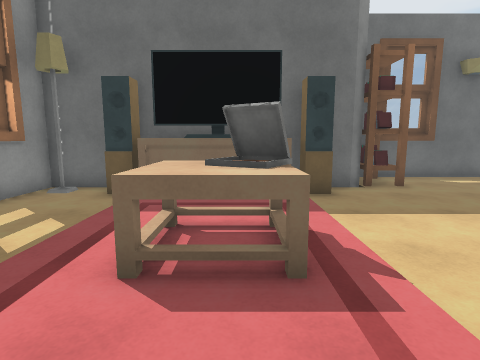
[1] (above)

13 first-person views from a walk through a scene from a Unity 3-D project. The camera is 1.5 m above the floor, tilts 8° down and sees 80° across. The floor is counted in squares, 1 m on a side. Each view is taken from the middle of a square. On the plan, view 1 faces up. The plan holds only what a view shows up to about 14 squares ahead; the rest is blank. Door leaves are left out, so doorways stand open. Some surface patterns are stand-ins.

[2]
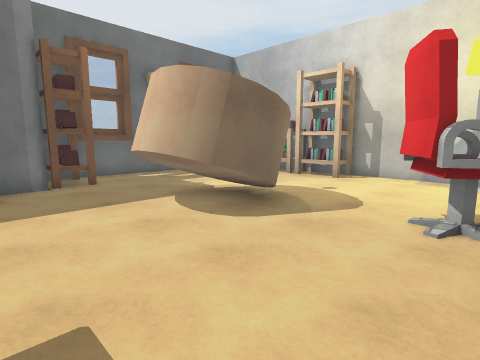

[3]
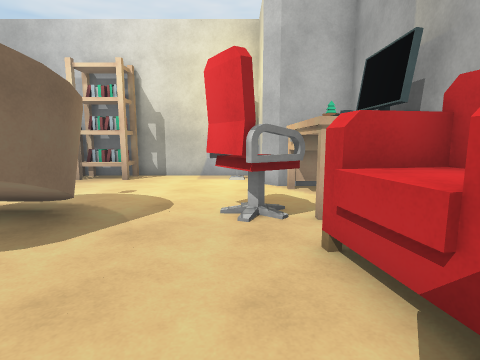

[4]
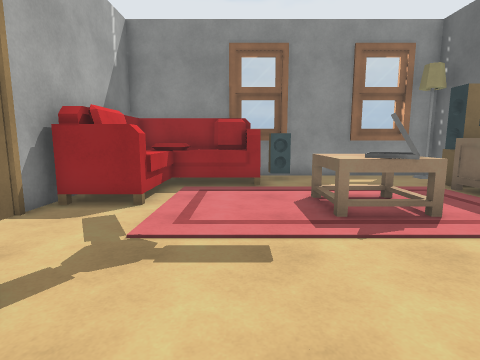

[5]
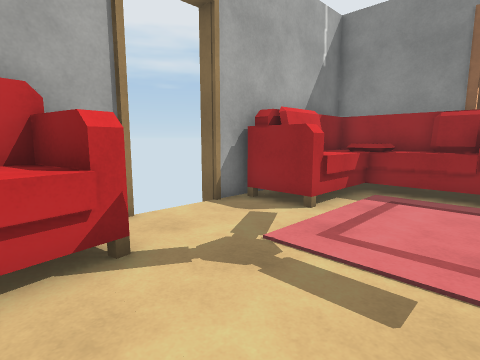

[6]
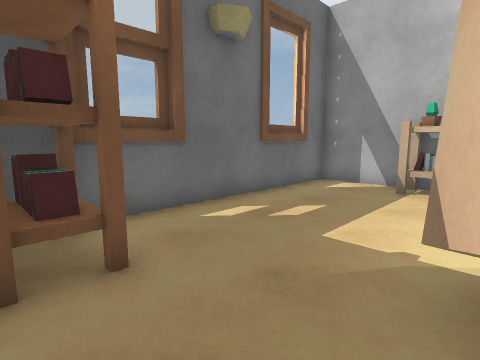

[7]
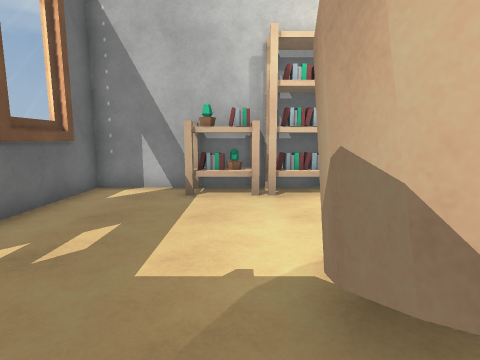

[8]
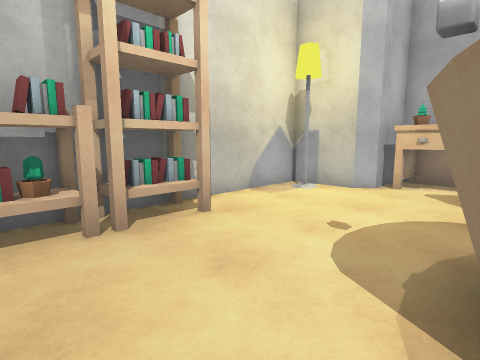

[9]
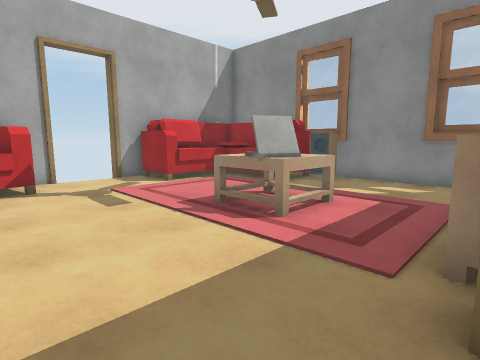

[10]
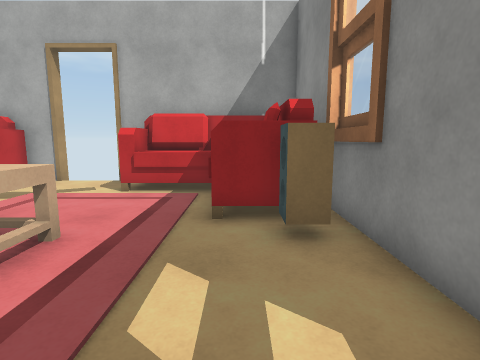

[11]
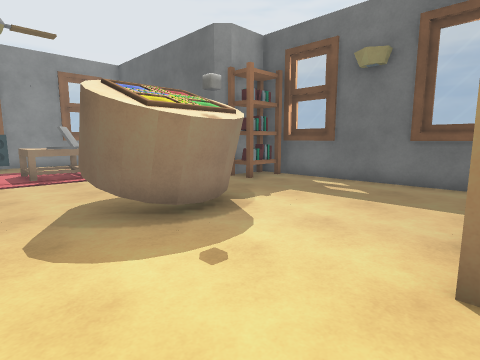

[12]
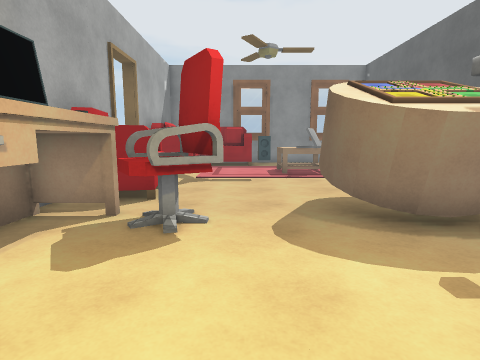

[13]
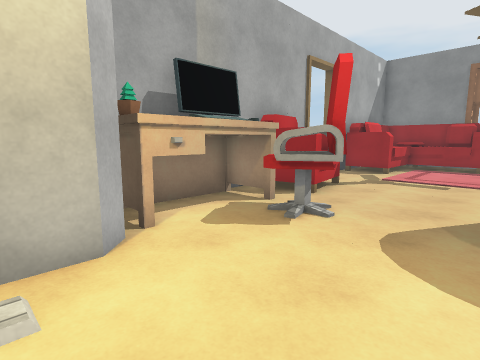

### Floor plan
Key: @ floor where view 1 was taken; # wall or solid block; . floor; D open door; B bookshelf; S speaker; T table; E desk; C chair; F sofa; O other object.
Columns run from 6 left of view 1 to 14 right of it. Each row starts with its distance up from view 1.
 12           ###########
 11           #B........#
 10           #B........#
  9  ##### ####B........#
  8 ###S####S..........B#
  7 #..................O#
  6 #...    ...####....B#
  5 #... TT ...####....B#
  4 #... TTT...####....B#
  3 #S.. TTT....###.....#
  2 #SF.    ............#
  1 #FFF    ......E.....#
  0  FFF  @ .....EEE...##
 -1  FFFFF....CCCEE...###
 -2  FFFFF....CCCE.EEE
 -3  FFFFF....CCCEEEE#
 -4      ##DD##

Where each view was taken, in squares from view 1:
view 1: 0 up, 0 right, facing up
view 2: 1 down, 2 right, facing up-right
view 3: 0 up, 2 right, facing right
view 4: 1 up, 6 right, facing left
view 5: 2 up, 5 right, facing down-left
view 6: 6 up, 4 right, facing up-right
view 7: 7 up, 5 right, facing right
view 8: 8 up, 8 right, facing down-right
view 9: 8 up, 5 right, facing down-left
view 10: 7 up, 4 left, facing down
view 11: 1 up, 13 right, facing up-left
view 12: 1 up, 13 right, facing left
view 13: 3 up, 13 right, facing down-left
